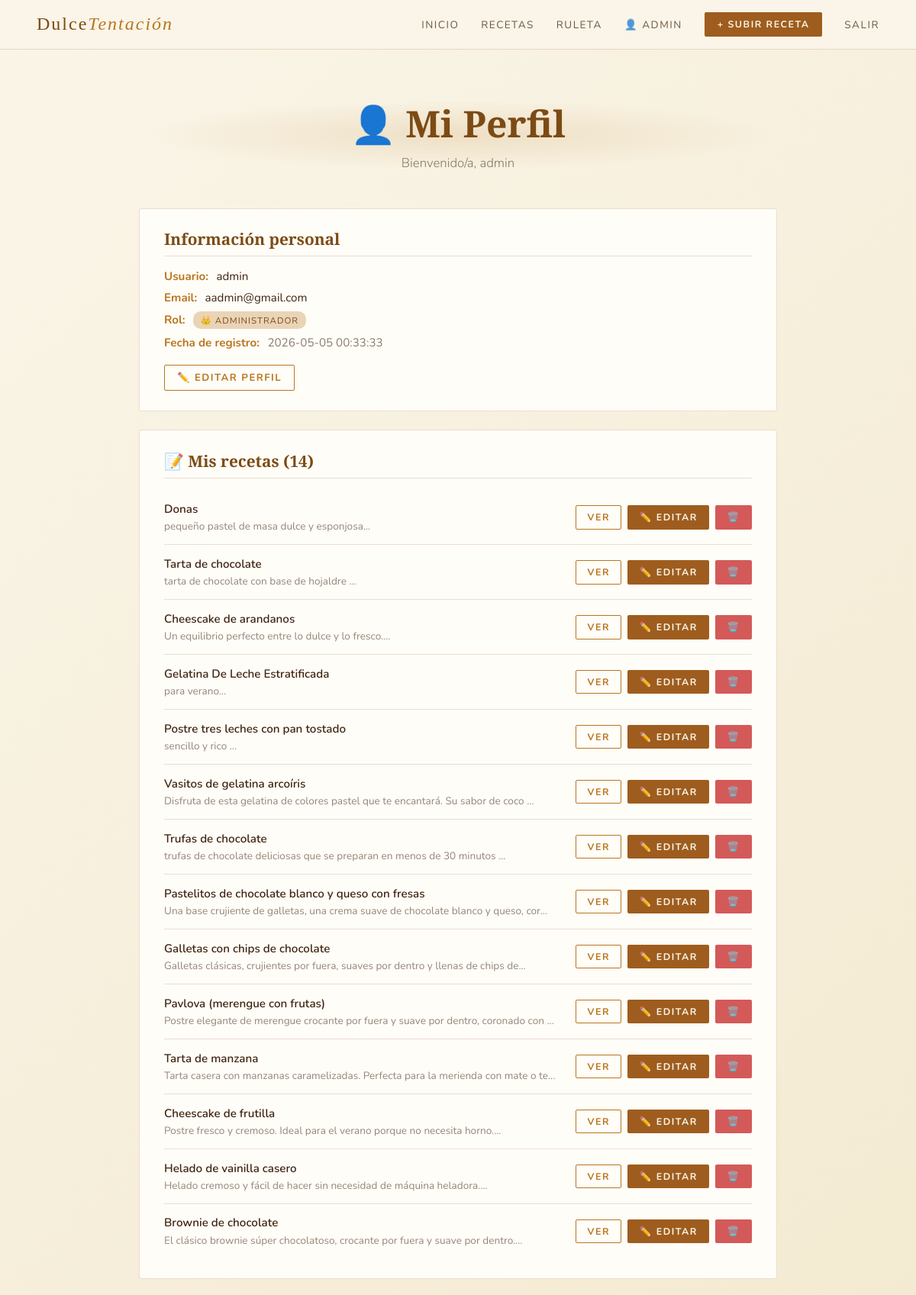
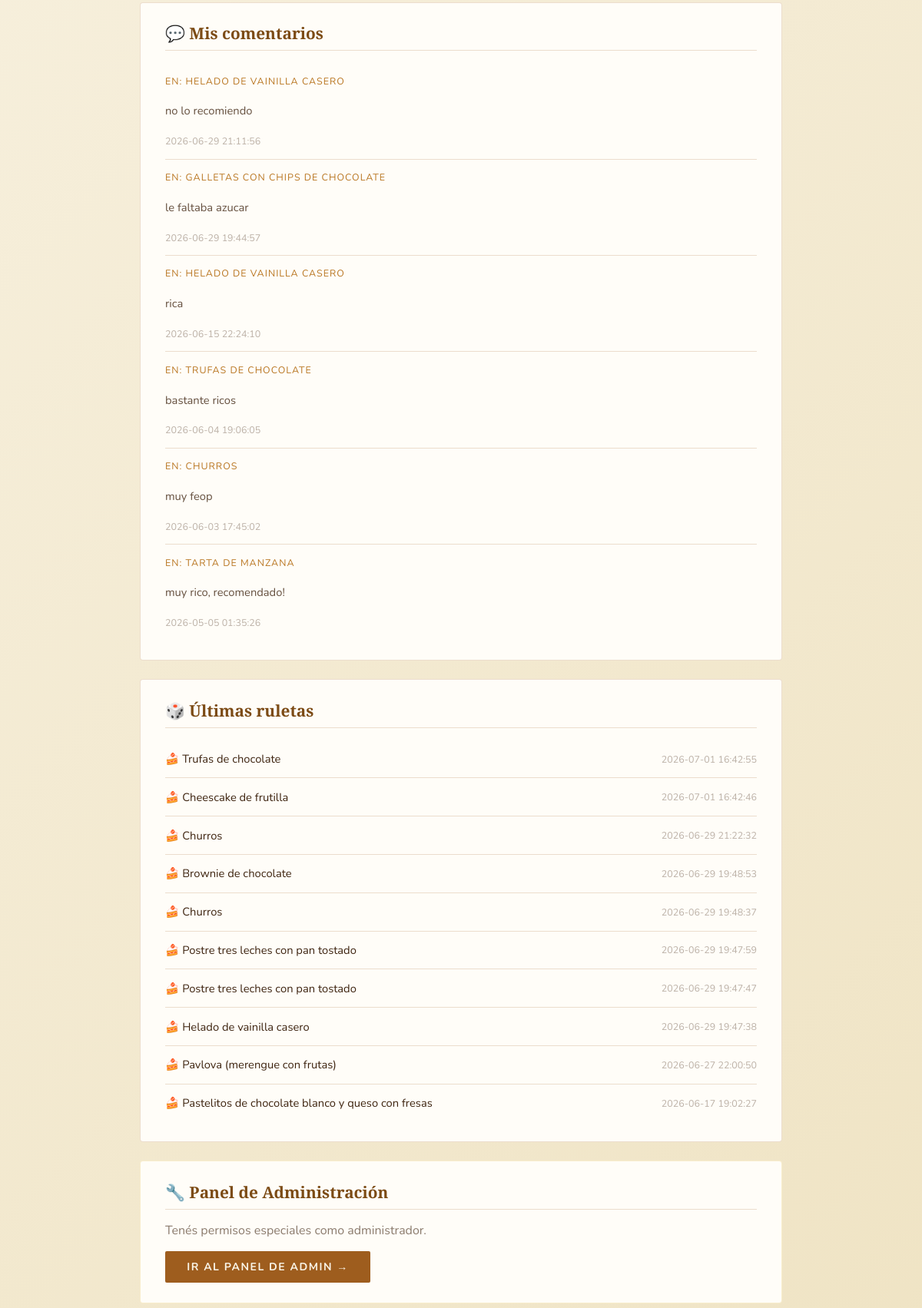
Page /proyecto_postres/perfil.php (signed in, upper part) on the committed database (2 pictures, top to bottom).
### tables this page shows
CREATE TABLE `usuarios` (
  `id` int(11) NOT NULL,
  `nombre_usuario` varchar(50) NOT NULL,
  `email` varchar(100) NOT NULL,
  `contraseña` varchar(255) NOT NULL,
  `fecha_registro` timestamp NOT NULL DEFAULT current_timestamp(),
  `rol` enum('usuario','admin') DEFAULT 'usuario'
);

CREATE TABLE `recetas` (
  `id` int(11) NOT NULL,
  `titulo` varchar(100) NOT NULL,
  `descripcion` text DEFAULT NULL,
  `ingredientes` text NOT NULL,
  `instrucciones` text NOT NULL,
  `tiempo_preparacion` int(11) DEFAULT NULL,
  `dificultad` enum('Fácil','Media','Difícil') NOT NULL DEFAULT 'Fácil',
  `imagen_url` varchar(255) DEFAULT NULL,
  `categoria_id` int(11) DEFAULT NULL,
  `usuario_id` int(11) DEFAULT NULL,
  `fecha_creacion` timestamp NOT NULL DEFAULT current_timestamp(),
  `votos_total` int(11) DEFAULT 0,
  `votos_count` int(11) DEFAULT 0
);

CREATE TABLE `comentarios` (
  `id` int(11) NOT NULL,
  `contenido` text NOT NULL,
  `fecha` timestamp NOT NULL DEFAULT current_timestamp(),
  `usuario_id` int(11) DEFAULT NULL,
  `receta_id` int(11) DEFAULT NULL
);

CREATE TABLE `ruleta_historial` (
  `id` int(11) NOT NULL,
  `usuario_id` int(11) DEFAULT NULL,
  `receta_id` int(11) DEFAULT NULL,
  `fecha_seleccion` timestamp NOT NULL DEFAULT current_timestamp()
);

### proyecto_postres/perfil.php (the view, shortened to what this page needs)
<?php
require_once 'conexion.php';
$usuario_id  = $_SESSION['usuario_id'];
$nombre_usuario = $_SESSION['nombre_usuario'];
$sql_usuario = "SELECT * FROM usuarios WHERE id = $usuario_id";
$usuario = $conn->query($sql_usuario)->fetch_assoc();
$sql_recetas = "SELECT * FROM recetas WHERE usuario_id = $usuario_id ORDER BY fecha_creacion DESC";
$mis_recetas = $conn->query($sql_recetas);
$sql_comentarios = "SELECT c.*, r.titulo as receta_titulo
                    FROM comentarios c
                    JOIN recetas r ON c.receta_id = r.id
                    WHERE c.usuario_id = $usuario_id
                    ORDER BY c.fecha DESC LIMIT 10";
$mis_comentarios = $conn->query($sql_comentarios);
$sql_ruleta = "SELECT rh.*, r.titulo
               FROM ruleta_historial rh
               JOIN recetas r ON rh.receta_id = r.id
               WHERE rh.usuario_id = $usuario_id
               ORDER BY rh.fecha_seleccion DESC LIMIT 10";
$historial_ruleta = $conn->query($sql_ruleta);
?>
<!DOCTYPE html>
<html lang="es">
<head>
  <link rel="stylesheet" href="style.css">
</head>
<body>
<?php include 'header.php'; ?>
<div class="perfil-container">
  <div class="page-hero" style="padding-left:0;padding-right:0;margin-bottom:2rem;">
    <h1>👤 Mi Perfil</h1>
    <p>Bienvenido/a, <?php echo htmlspecialchars($nombre_usuario); ?></p>
  </div>
  <div class="perfil-card">
    <h2>Información personal</h2>
    <div class="perfil-info-row">
      <strong>Usuario:</strong> <?php echo htmlspecialchars($usuario['nombre_usuario']); ?>
    </div>
    <div class="perfil-info-row">
      <strong>Email:</strong> <?php echo htmlspecialchars($usuario['email']); ?>
    </div>
    <div class="perfil-info-row">
      <strong>Rol:</strong>
      <?php if($usuario['rol'] == 'admin'): ?>
        <span class="admin-badge">👑 Administrador</span>
      <?php else: ?>
        <span style="color:rgba(245,237,214,.6);">Usuario</span>
      <?php endif; ?>
    </div>
    <div class="perfil-info-row">
      <strong>Fecha de registro:</strong>
      <span style="color:rgba(245,237,214,.6);"><?php echo $usuario['fecha_registro']; ?></span>
    </div>
    <div style="margin-top:1.2rem;">
      <a href="editar_perfil.php" class="btn btn-outline" style="font-size:.82rem;padding:.45rem 1rem;">✏️ Editar perfil</a>
    </div>
  </div>
  <div class="perfil-card">
    <h2>📝 Mis recetas (<?php echo $mis_recetas->num_rows; ?>)</h2>
    <?php if($mis_recetas->num_rows > 0): ?>
      <?php while($receta = $mis_recetas->fetch_assoc()): ?>
        <div class="receta-item">
          <div>
            <div class="receta-item-titulo"><?php echo htmlspecialchars($receta['titulo']); ?></div>
            <div class="receta-item-desc"><?php echo substr(htmlspecialchars($receta['descripcion']), 0, 80); ?>...</div>
          </div>
          <div class="btn-group">
            <a href="receta_detalle.php?id=<?php echo $receta['id']; ?>" class="btn btn-outline" style="font-size:.78rem;padding:.38rem .9rem;">Ver</a>
            <a href="receta_detalle.php?id=<?php echo $receta['id']; ?>" class="btn" style="font-size:.78rem;padding:.38rem .9rem;">✏️ Editar</a>
            <a href="perfil.php?eliminar=<?php echo $receta['id']; ?>" class="btn btn-danger" style="font-size:.78rem;padding:.38rem .9rem;" onclick="return confirm('¿Eliminar esta receta?')">🗑️</a>
          </div>
        </div>
      <?php endwhile; ?>
    <?php else: ?>
      <p style="color:rgba(245,237,214,.5);">No subiste ninguna receta aún.</p>
      <a href="subir_receta.php" class="btn" style="margin-top:.8rem;font-size:.82rem;padding:.45rem 1rem;">➕ Subir mi primera receta</a>
    <?php endif; ?>
  </div>
  <div class="perfil-card">
    <h2>💬 Mis comentarios</h2>
    <?php if($mis_comentarios->num_rows > 0): ?>
      <?php while($comentario = $mis_comentarios->fetch_assoc()): ?>
        <div class="receta-item" style="flex-direction:column;align-items:flex-start;">
          <div style="font-size:.78rem;color:var(--caramelo);text-transform:uppercase;letter-spacing:1px;margin-bottom:.3rem;">
            En: <?php echo htmlspecialchars($comentario['receta_titulo']); ?>
          </div>
          <div style="color:rgba(245,237,214,.8);font-size:.92rem;"><?php echo htmlspecialchars($comentario['contenido']); ?></div>
          <div style="font-size:.78rem;color:rgba(245,237,214,.35);margin-top:.3rem;"><?php echo $comentario['fecha']; ?></div>
        </div>
      <?php endwhile; ?>
    <?php else: ?>
      <p style="color:rgba(245,237,214,.5);">No comentaste ninguna receta aún.</p>
    <?php endif; ?>
  </div>
  <div class="perfil-card">
    <h2>🎲 Últimas ruletas</h2>
    <?php if($historial_ruleta->num_rows > 0): ?>
      <?php while($item = $historial_ruleta->fetch_assoc()): ?>
        <div class="receta-item">
          <a href="receta_detalle.php?id=<?php echo $item['receta_id']; ?>" style="color:var(--crema);text-decoration:none;font-size:.92rem;">
            🍰 <?php echo htmlspecialchars($item['titulo']); ?>
          </a>
          <span style="font-size:.78rem;color:rgba(245,237,214,.35);"><?php echo $item['fecha_seleccion']; ?></span>
        </div>
      <?php endwhile; ?>
    <?php else: ?>
      <p style="color:rgba(245,237,214,.5);">Todavía no usaste la ruleta. <a href="ruleta.php" style="color:var(--caramelo);">¡Probala ahora!</a></p>
    <?php endif; ?>
  </div>
  <?php if($_SESSION['rol'] == 'admin'): ?>
    <div class="perfil-card" style="border-color:rgba(235,206,121,.35);">
      <h2>🔧 Panel de Administración</h2>
      <p style="color:rgba(245,237,214,.6);margin-bottom:1rem;">Tenés permisos especiales como administrador.</p>
      <a href="admin.php" class="btn">Ir al panel de admin →</a>
    </div>
  <?php endif; ?>
</div>
</body>
</html>

### proyecto_postres/style.css (style rules this page uses)
:root { --choco: #FAF5E8; --fondo-grad: linear-gradient(135deg, #FAF5E8 0%, #EFE3C3 100%); --crema: #3E2410; --caramelo: #B97621; --dorado: #7C4B15; --choco2: #EFE3C3; --canela: #9E5D1E; --borde: rgba(158,93,30,.2); --blanco-op: #FFFDF8; }
* { margin: 0; padding: 0; box-sizing: border-box; }
html { scroll-behavior: smooth; }
body { background: var(--choco); background-image: var(--fondo-grad); background-attachment: fixed; color: var(--crema); font-family: 'Nunito', sans-serif; overflow-x: hidden; }
.btn { display: inline-block; padding: .65rem 1.7rem; background: var(--canela); color: var(--choco); font-family: 'Nunito', sans-serif; font-size: .88rem; font-weight: 700; letter-spacing: 1.5px; text-transform: uppercase; text-decoration: none; border: 1.5px solid transparent; cursor: pointer; border-radius: 2px; transition: background .22s, transform .18s; }
.btn-outline { background: transparent; border-color: var(--caramelo); color: var(--caramelo); }
.btn-danger { background: rgba(200,50,50,.8); color: #fff; border-color: transparent; }
.perfil-container { max-width: 900px; margin: 3rem auto; padding: 0 2rem; }
.perfil-card { background: var(--blanco-op); border: 1px solid var(--borde); border-radius: 4px; padding: 1.6rem 2rem; margin-bottom: 1.5rem; }
.perfil-card h2 { font-family: 'Playfair Display', serif; font-size: 1.3rem; color: var(--dorado); margin-bottom: 1rem; padding-bottom: .5rem; border-bottom: 1px solid var(--borde); }
.perfil-info-row { margin-bottom: .5rem; font-size: .95rem; }
.perfil-info-row strong { color: var(--caramelo); margin-right: .4rem; }
.admin-badge { display: inline-block; background: rgba(185,118,33,.3); color: var(--dorado); font-size: .72rem; padding: .2rem .6rem; border-radius: 10px; letter-spacing: 1px; text-transform: uppercase; }
.receta-item { border-bottom: 1px solid var(--borde); padding: .9rem 0; display: flex; align-items: center; justify-content: space-between; gap: 1rem; flex-wrap: wrap; }
.receta-item:last-child { border-bottom: none; }
.receta-item-titulo { font-weight: 600; color: var(--crema); font-size: .95rem; }
.receta-item-desc { font-size: .85rem; color: rgba(62, 36, 16, 0.55); margin-top: .2rem; }
.btn-group { display: flex; gap: .5rem; flex-wrap: wrap; }
.page-hero { text-align: center; padding: 1rem 2rem 1rem; background: radial-gradient(ellipse 70% 50% at 50% 50%, rgba(185,118,33,.15), transparent 70%); }
.page-hero h1 { font-family: 'Playfair Display', serif; font-size: clamp(2rem, 4vw, 3rem); color: var(--dorado); margin-bottom: .5rem; }
.page-hero p { color: rgba(62, 36, 16, 0.6); font-weight: 300; font-size: 1.05rem; }
[style*="color:rgba(245,237,214"] { color: rgba(62,36,16, 0.6) !important; }
[style*="color:rgba(245,237,214,.8)"] { color: rgba(62,36,16, 0.8) !important; }
[style*="color:rgba(245,237,214,.6)"] { color: rgba(62,36,16, 0.6) !important; }
[style*="color:rgba(245,237,214,.35)"] { color: rgba(62,36,16, 0.35) !important; }

### rows in the picture
usuarios: nombre_usuario "admin", email "aadmin@gmail.com", fecha_registro "2026-05-05 00:33:33"
recetas: titulo "Donas", descripcion "pequeño pastel de masa dulce y esponjosa"
recetas: titulo "Tarta de chocolate", descripcion "tarta de chocolate con base de hojaldre"
recetas: titulo "Cheescake de arandanos", descripcion "Un equilibrio perfecto entre lo dulce y lo fresco."
recetas: titulo "Gelatina De Leche Estratificada", descripcion "para verano"
recetas: titulo "Postre tres leches con pan tostado", descripcion "sencillo y rico"
recetas: titulo "Vasitos de gelatina arcoíris", descripcion "Disfruta de esta gelatina de colores pastel que te encantará. Su sabor de coco"
recetas: titulo "Trufas de chocolate", descripcion "trufas de chocolate deliciosas que se preparan en menos de 30 minutos"
recetas: titulo "Pastelitos de chocolate blanco y queso con fresas", descripcion "Una base crujiente de galletas, una crema suave de chocolate blanco y queso, cor"
recetas: titulo "Galletas con chips de chocolate", descripcion "Galletas clásicas, crujientes por fuera, suaves por dentro y llenas de chips de"
recetas: titulo "Pavlova (merengue con frutas)", descripcion "Postre elegante de merengue crocante por fuera y suave por dentro, coronado con"
recetas: titulo "Tarta de manzana", descripcion "Tarta casera con manzanas caramelizadas. Perfecta para la merienda con mate o te"
recetas: titulo "Cheescake de frutilla", descripcion "Postre fresco y cremoso. Ideal para el verano porque no necesita horno."
recetas: titulo "Helado de vainilla casero", descripcion "Helado cremoso y fácil de hacer sin necesidad de máquina heladora."
recetas: titulo "Brownie de chocolate", descripcion "El clásico brownie súper chocolatoso, crocante por fuera y suave por dentro."
comentarios: receta.titulo "HELADO DE VAINILLA CASERO", contenido "no lo recomiendo", fecha "2026-06-29 21:11:56"
comentarios: receta.titulo "GALLETAS CON CHIPS DE CHOCOLATE", contenido "le faltaba azucar", fecha "2026-06-29 19:44:57"
comentarios: receta.titulo "HELADO DE VAINILLA CASERO", contenido "rica", fecha "2026-06-15 22:24:10"
comentarios: receta.titulo "TRUFAS DE CHOCOLATE", contenido "bastante ricos", fecha "2026-06-04 19:06:05"
comentarios: receta.titulo "CHURROS", contenido "muy feop", fecha "2026-06-03 17:45:02"
comentarios: receta.titulo "TARTA DE MANZANA", contenido "muy rico, recomendado!", fecha "2026-05-05 01:35:26"
ruleta_historial: receta.titulo "Trufas de chocolate", fecha_seleccion "2026-07-01 16:42:55"
ruleta_historial: receta.titulo "Cheescake de frutilla", fecha_seleccion "2026-07-01 16:42:46"
ruleta_historial: receta.titulo "Churros", fecha_seleccion "2026-06-29 21:22:32"
ruleta_historial: receta.titulo "Brownie de chocolate", fecha_seleccion "2026-06-29 19:48:53"
ruleta_historial: receta.titulo "Churros", fecha_seleccion "2026-06-29 19:48:37"
ruleta_historial: receta.titulo "Postre tres leches con pan tostado", fecha_seleccion "2026-06-29 19:47:59"
ruleta_historial: receta.titulo "Postre tres leches con pan tostado", fecha_seleccion "2026-06-29 19:47:47"
ruleta_historial: receta.titulo "Helado de vainilla casero", fecha_seleccion "2026-06-29 19:47:38"
ruleta_historial: receta.titulo "Pavlova (merengue con frutas)", fecha_seleccion "2026-06-27 22:00:50"
ruleta_historial: receta.titulo "Pastelitos de chocolate blanco y queso con fresas", fecha_seleccion "2026-06-17 19:02:27"

### other values in the picture
$_SESSION['nombre_usuario'] "ADMIN"
$nombre_usuario "admin"
$mis_recetas->num_rows "14"
